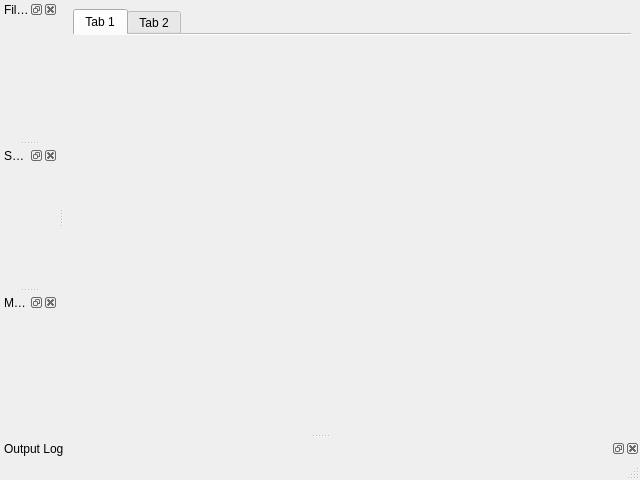
<?xml version="1.0" encoding="UTF-8"?>
<ui version="4.0">
 <class>MainWindow</class>
 <widget class="QMainWindow" name="MainWindow">
  <property name="geometry">
   <rect>
    <x>0</x>
    <y>0</y>
    <width>640</width>
    <height>480</height>
   </rect>
  </property>
  <property name="windowTitle">
   <string>MainWindow</string>
  </property>
  <property name="documentMode">
   <bool>false</bool>
  </property>
  <property name="dockNestingEnabled">
   <bool>true</bool>
  </property>
  <property name="dockOptions">
   <set>QMainWindow::AllowNestedDocks|QMainWindow::AllowTabbedDocks|QMainWindow::AnimatedDocks|QMainWindow::ForceTabbedDocks</set>
  </property>
  <property name="unifiedTitleAndToolBarOnMac">
   <bool>true</bool>
  </property>
  <widget class="QWidget" name="centralwidget">
   <layout class="QVBoxLayout" name="verticalLayout_2">
    <item>
     <widget class="QTabWidget" name="tabWidget">
      <property name="elideMode">
       <enum>Qt::ElideNone</enum>
      </property>
      <property name="documentMode">
       <bool>true</bool>
      </property>
      <property name="tabsClosable">
       <bool>false</bool>
      </property>
      <property name="movable">
       <bool>true</bool>
      </property>
      <property name="tabBarAutoHide">
       <bool>false</bool>
      </property>
      <widget class="QWidget" name="tab">
       <attribute name="title">
        <string>Tab 1</string>
       </attribute>
      </widget>
      <widget class="QWidget" name="tab_2">
       <attribute name="title">
        <string>Tab 2</string>
       </attribute>
      </widget>
     </widget>
    </item>
   </layout>
  </widget>
  <widget class="QMenuBar" name="menubar">
   <property name="geometry">
    <rect>
     <x>0</x>
     <y>0</y>
     <width>640</width>
     <height>26</height>
    </rect>
   </property>
  </widget>
  <widget class="QStatusBar" name="statusbar"/>
  <widget class="QDockWidget" name="dockWidget">
   <property name="windowTitle">
    <string>Files</string>
   </property>
   <attribute name="dockWidgetArea">
    <number>1</number>
   </attribute>
   <widget class="QWidget" name="dockWidgetContents"/>
  </widget>
  <widget class="QDockWidget" name="dockWidget_2">
   <property name="windowTitle">
    <string>Scenario</string>
   </property>
   <attribute name="dockWidgetArea">
    <number>1</number>
   </attribute>
   <widget class="QWidget" name="dockWidgetContents_2"/>
  </widget>
  <widget class="QDockWidget" name="dockWidget_3">
   <property name="windowTitle">
    <string>Output Log</string>
   </property>
   <attribute name="dockWidgetArea">
    <number>8</number>
   </attribute>
   <widget class="QWidget" name="dockWidgetContents_3"/>
  </widget>
  <widget class="QDockWidget" name="dockWidget_4">
   <property name="windowTitle">
    <string>MapTool</string>
   </property>
   <attribute name="dockWidgetArea">
    <number>1</number>
   </attribute>
   <widget class="QWidget" name="dockWidgetContents_4"/>
  </widget>
 </widget>
 <resources/>
 <connections/>
</ui>
